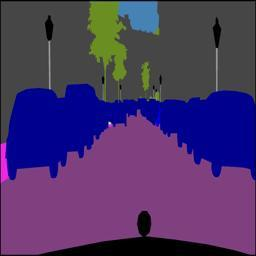
#> input picture train_y/1009.jpg, 256 x 256 px, given as the content of the folder train_x/, which was not available
$ jupyter execute 'Colour Labelling.ipynb'
#> lines starting #> are read from the running program, lines starting #| are printed output that depends on the picture; pictures that were not available may be replaced by others from this repository, and a replacement may not be noted
[cell 1]
import numpy as np
import pandas as pd
import os
from PIL import Image
import numpy as np
import pandas as pd
import matplotlib.pyplot as plt
from mpl_toolkits import mplot3d
from sklearn.cluster import KMeans, AgglomerativeClustering
from sklearn.metrics import silhouette_score
from sklearn.preprocessing import OneHotEncoder

[cell 2]
def open_im(image_path):
#> called with image_path = 'train_x/1009.jpg'
    im = Image.open(image_path).convert('RGB')
#> im is the input picture: PIL image 256x256 RGB; mean R, G, B 74.6, 52.7, 103.1
    im = np.array(im)
    return im

[cell 3]
x_path = "train_x/"
y_path = "train_y/"

x_images = sorted([x_path+im for im in os.listdir(x_path)])
y_images = sorted([y_path+im for im in os.listdir(y_path)])

[cell 4]
print(open_im(x_images[0]).shape)

[cell 5]
im_size = 256*256
#> im_size = 65536
pixel_list = np.vstack([open_im(im).reshape(im_size, 3) for im in y_images])
#> call 3 of open_im, with image_path = 'train_y/1017.jpg'
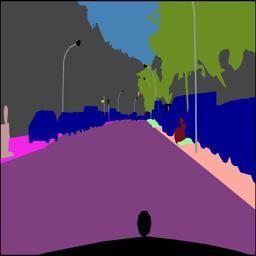
#> input picture train_y/1017.jpg, 256 x 256 px
#> in open_im, im is the input picture: PIL image 256x256 RGB; mean R, G, B 92.6, 71.1, 101.6
#> call 4 of open_im, with image_path = 'train_y/1027.jpg'
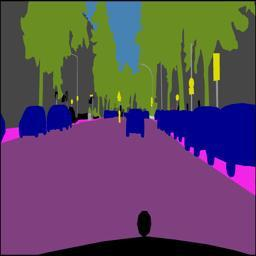
#> input picture train_y/1027.jpg, 256 x 256 px
#> in open_im, im is the input picture: PIL image 256x256 RGB; mean R, G, B 94.3, 74.5, 94.7
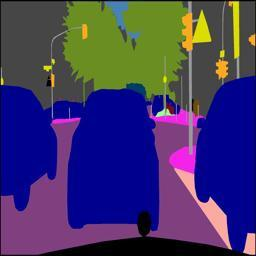
#> input picture train_y/1032.jpg, 256 x 256 px
#> in open_im, im is the input picture: PIL image 256x256 RGB; mean R, G, B 65.1, 54.7, 102.5
pixel_list = pixel_list[np.random.randint(pixel_list.shape[0], size=66000)]

print(pixel_list.shape)
#| (66000, 3)

fig = plt.figure()
ax = plt.axes(projection='3d')
ax.scatter(pixel_list[:, 0], pixel_list[:, 1], pixel_list[:, 2])
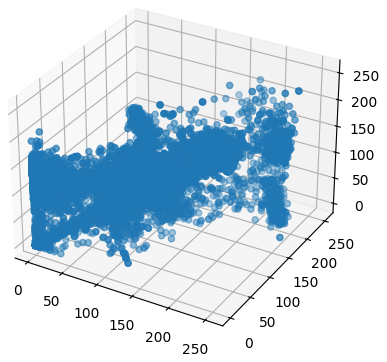
#> figure drawn by matplotlib, 1 panel
